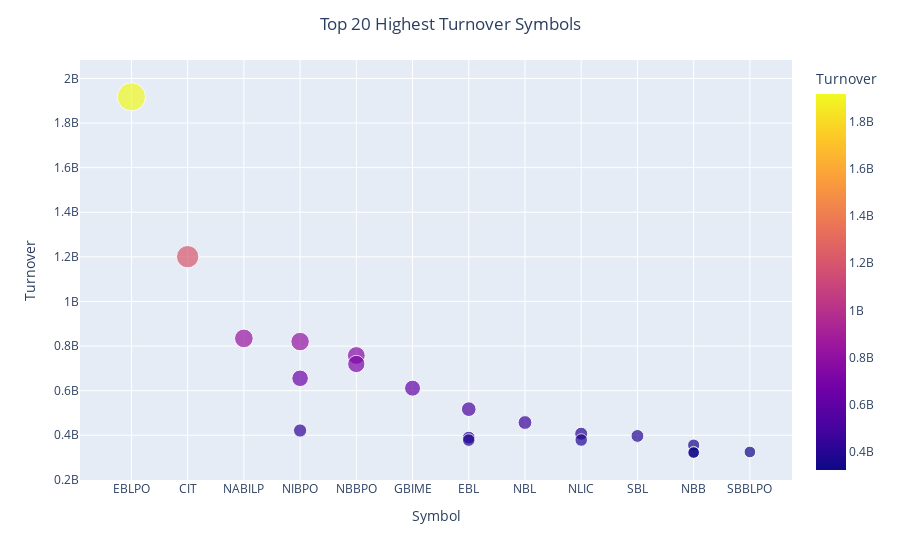

Notebook source saved alongside this figure:
### Code cell
fig=px.scatter(temp,x='Symbol',
              y='Turnover',
               color='Turnover',
               size='Turnover'
              )
fig.update_layout(title="Top 20 Highest Turnover Symbols",
                 title_x=.5)

fig.show()

### Figure 1 — Plotly figure (JSON) as saved in the notebook; plotly's stock layout.template omitted (floating-point values rounded to 4 significant figures)
{"data": [{"hovertemplate": "Symbol=%{x}<br>Turnover=%{marker.color}<extra></extra>", "legendgroup": "", "marker": {"color": [1917639392, 1200790365, 834254801, 820124080, 757643120, 719550000, 655439737, 611228746, 517060689, 457139858, 421311865, 406901639, 396923893, 389501586, 378719866, 378294868, 355868187, 325080500, 322648811, 322648811], "coloraxis": "coloraxis", "size": [1917639392, 1200790365, 834254801, 820124080, 757643120, 719550000, 655439737, 611228746, 517060689, 457139858, 421311865, 406901639, 396923893, 389501586, 378719866, 378294868, 355868187, 325080500, 322648811, 322648811], "sizemode": "area", "sizeref": 4794000.0, "symbol": "circle"}, "mode": "markers", "name": "", "orientation": "v", "showlegend": false, "type": "scatter", "x": ["EBLPO", "CIT", "NABILP", "NIBPO", "NBBPO", "NBBPO", "NIBPO", "GBIME", "EBL", "NBL", "NIBPO", "NLIC", "SBL", "EBL", "NLIC", "EBL", "NBB", "SBBLPO", "NBB", "NBB"], "xaxis": "x", "y": [1917639392, 1200790365, 834254801, 820124080, 757643120, 719550000, 655439737, 611228746, 517060689, 457139858, 421311865, 406901639, 396923893, 389501586, 378719866, 378294868, 355868187, 325080500, 322648811, 322648811], "yaxis": "y"}], "layout": {"coloraxis": {"colorbar": {"title": {"text": "Turnover"}}, "colorscale": [[0, "#0d0887"], [0.1111, "#46039f"], [0.2222, "#7201a8"], [0.3333, "#9c179e"], [0.4444, "#bd3786"], [0.5556, "#d8576b"], [0.6667, "#ed7953"], [0.7778, "#fb9f3a"], [0.8889, "#fdca26"], [1, "#f0f921"]]}, "legend": {"itemsizing": "constant", "tracegroupgap": 0}, "margin": {"t": 60}, "title": {"text": "Top 20 Highest Turnover Symbols", "x": 0.5}, "xaxis": {"anchor": "y", "domain": [0, 1], "title": {"text": "Symbol"}}, "yaxis": {"anchor": "x", "domain": [0, 1], "title": {"text": "Turnover"}}}}
